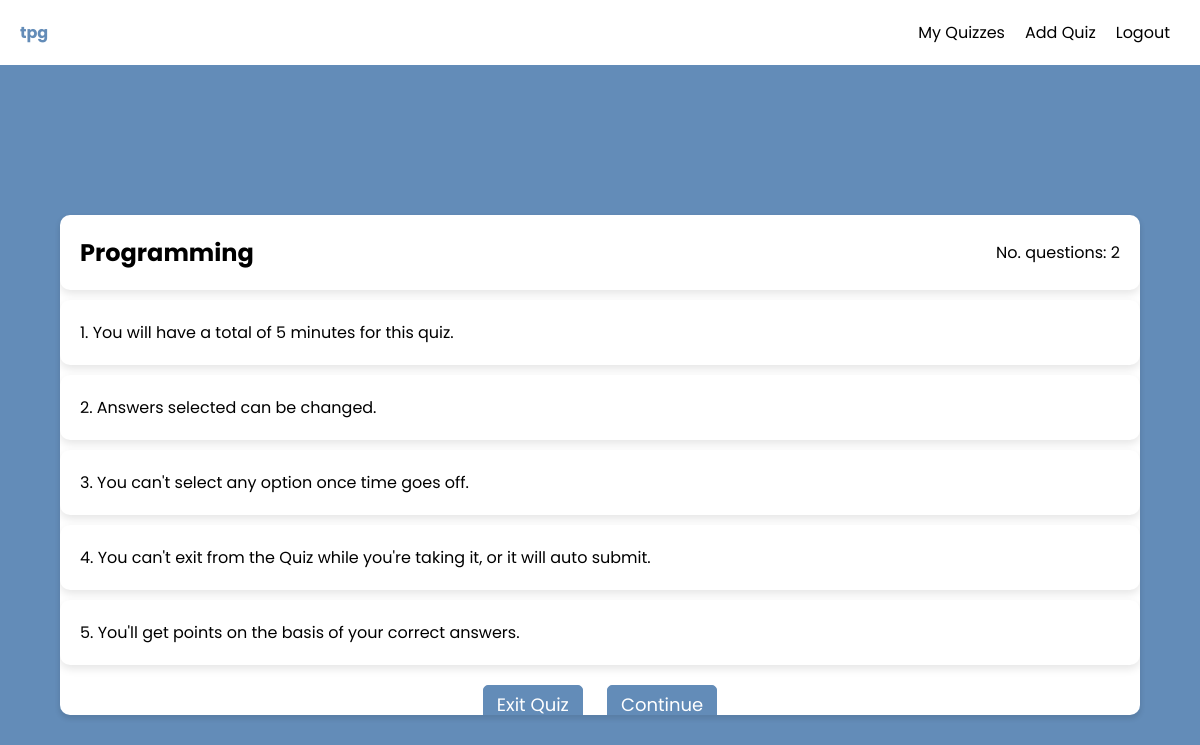
The app's page /take_quiz.php?quiz_id=3 (signed in) with its own data.
### tables this page shows
CREATE TABLE `Quiz` (
  `id` int(11) NOT NULL,
  `title` varchar(30) NOT NULL,
  `duration` int(11) NOT NULL,
  `number_of_questions` int(11) DEFAULT 0,
  `number_of_enteries` int(11) DEFAULT 0,
  `number_of_passes` int(11) DEFAULT 0,
  `number_of_fails` int(11) DEFAULT 0,
  `created_at` datetime NOT NULL DEFAULT curtime(),
  `creator_id` int(11) DEFAULT NULL
);

### includes/question_and_option_models.php (called while the page is built, shortened)
<?php
function get_quiz(object $pdo, int $quiz_id) {
    $query = "SELECT * FROM Quiz WHERE id = :quiz_id;";
    $statement = $pdo->prepare($query);
    $statement->bindParam(':quiz_id', $quiz_id);
    $statement->execute();
    $result = $statement->fetch(PDO::FETCH_ASSOC);
    return $result;
}

### take_quiz.php (shortened to what this page needs)
<?php
require_once 'includes/db.php';
require_once 'includes/question_and_option_models.php';
$quiz = get_quiz($pdo, intval($_GET["quiz_id"]));
?>
<!DOCTYPE html>
<html lang="en">
<head>
    <link rel="stylesheet" href="./static/style.css">
</head>
<body>
   <?php
   include 'nav.php';
   ?>
    <div class="container" id="brief">
        <div class="question-body">
            <div class="info">
            <?php
                if ($_SESSION["user"]["id"] == $quiz["creator_id"]) {
                    echo '<span>' . $quiz["title"] . '</a></span>';
                } else {
                    echo '<span>' . $quiz["title"] . '</span>';
                }
            ?>
            <?php echo '<span> No. questions: ' . $quiz["number_of_questions"] . '</span>' ?>
            </div>
            <?php echo '<div class="info">1. You will have a total of ' . $quiz["duration"] . ' minutes for this quiz.</div>' ?>
            <div class="info">2. Answers selected can be changed.</div>
            <div class="info">3. You can't select any option once time goes off.</div>
            <div class="info">4. You can't exit from the Quiz while you're taking it, or it will auto submit.</div>
            <div class="info">5. You'll get points on the basis of your correct answers.</div>
            <center>
            <div class="buttons">
                <button style="margin: 10px;" id="quit">Exit Quiz</button>
                <button style="margin: 10px;" id="start">Continue</button>
            </div>
            </center>
        </div>
    </div>
</body>
</html>

### static/style.css (style rules this page uses)
* { padding: 0; margin: 0; box-sizing: border-box; font-family: 'Poppins', sans-serif; }
.container { height: 100vh; background-color: #638CB8; display: flex; justify-content: center; align-items: center; }
.question-body { width: 90%; min-width: 50%; max-height: 500px; overflow-y: scroll; background-color: #fff; border-radius: 10px; box-shadow: 0px 3px 5px 1px rgba(0,0,0,0.1); display: flex; flex-direction: column; }
.info { height: 80px; background-color: #fff; display: flex; justify-content: space-between; align-items: center; box-shadow: 0px 4px 8px rgba(0, 0, 0, 0.1); padding: 20px; border-radius: 10px; margin-bottom: 10px; }
.info > span:first-child { font-weight: bold; font-size: x-large; }
button { height: 40px; padding: 0 13px; font-size: 18px; font-weight: 400; cursor: pointer; border: none; outline: none; color: #fff; border-radius: 5px; background: #638CB8; border: 1px solid #638CB8; line-height: 10px; }

### records on screen
quiz: title "Programming", number_of_questions "2", duration "5"

### other values on screen
$_SESSION["user"]["username"] "tpg"
